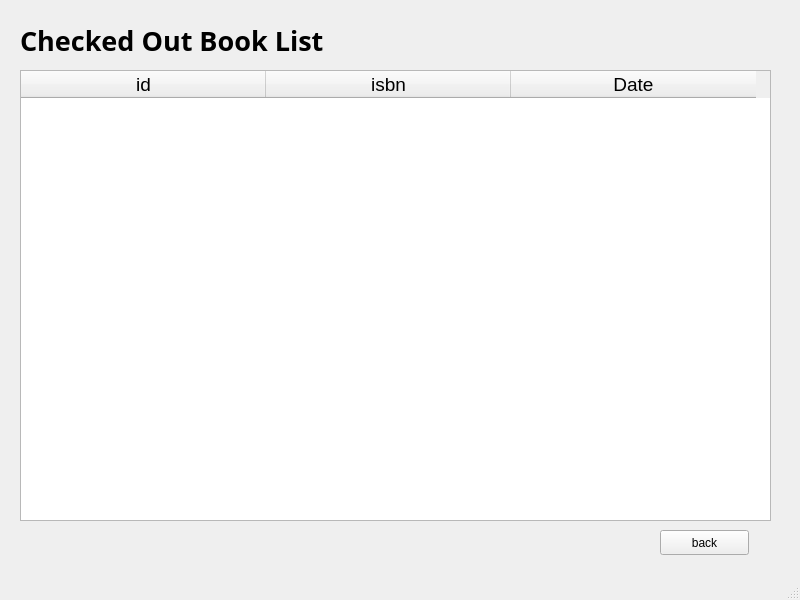
<?xml version="1.0" encoding="UTF-8"?>
<ui version="4.0">
 <class>CheckeoutWindow</class>
 <widget class="QMainWindow" name="CheckeoutWindow">
  <property name="geometry">
   <rect>
    <x>0</x>
    <y>0</y>
    <width>800</width>
    <height>600</height>
   </rect>
  </property>
  <property name="windowTitle">
   <string>MainWindow</string>
  </property>
  <widget class="QWidget" name="centralwidget">
   <widget class="QLabel" name="label">
    <property name="geometry">
     <rect>
      <x>20</x>
      <y>10</y>
      <width>361</width>
      <height>61</height>
     </rect>
    </property>
    <property name="font">
     <font>
      <family>Umpush</family>
      <pointsize>20</pointsize>
      <weight>75</weight>
      <bold>true</bold>
     </font>
    </property>
    <property name="text">
     <string>Checked Out Book List</string>
    </property>
   </widget>
   <widget class="QTableWidget" name="tableWidget">
    <property name="geometry">
     <rect>
      <x>20</x>
      <y>70</y>
      <width>751</width>
      <height>451</height>
     </rect>
    </property>
    <property name="font">
     <font>
      <pointsize>14</pointsize>
     </font>
    </property>
    <property name="sizeAdjustPolicy">
     <enum>QAbstractScrollArea::AdjustToContents</enum>
    </property>
    <attribute name="horizontalHeaderDefaultSectionSize">
     <number>245</number>
    </attribute>
    <column>
     <property name="text">
      <string>id</string>
     </property>
    </column>
    <column>
     <property name="text">
      <string>isbn</string>
     </property>
    </column>
    <column>
     <property name="text">
      <string>Date</string>
     </property>
    </column>
   </widget>
   <widget class="QPushButton" name="button_back">
    <property name="geometry">
     <rect>
      <x>660</x>
      <y>530</y>
      <width>89</width>
      <height>25</height>
     </rect>
    </property>
    <property name="text">
     <string>back</string>
    </property>
   </widget>
  </widget>
  <widget class="QStatusBar" name="statusbar"/>
 </widget>
 <resources/>
 <connections/>
</ui>
